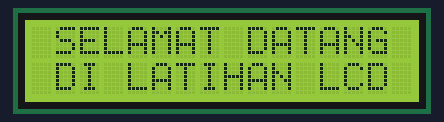
The sketch below on a simulated Arduino Uno, built with avr-gcc and run on an emulated ATmega328P. On the bench: 16×2 character LCD.

Above: at 0.1 s.
At 3.1 s:
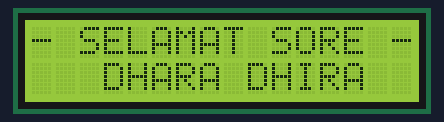

Measured:
- what the display in image 1 shows lasts 3.0 s, from 3.1 s to 6.1 s

The sketch:

LCD_LATIHAN_1.ino
```cpp
#include <LiquidCrystal.h> //mengincludekan library LCD

//untuk urutannya RS, E, 4, 5, 6, 7
LiquidCrystal lcd(12, 11, 5, 4, 3, 2); //pin yang disambungkan antara arduino dengan LCD

void setup()
{
//prosedur pemanggilan fungsi LCD
lcd.begin(16, 2);//16 = Baris, 2 = kolom
}

void loop() {
lcd.setCursor(00,00); //set pada baris 1 dan kolom 1
lcd.print(" SELAMAT DATANG "); //menuliskan "selamat datang"
lcd.setCursor(00,1);//set pada baris 2 dan kolom 1
lcd.print(" DI LATIHAN LCD ");
delay(3000); //waktu tunda 3 detik
lcd.clear();

//Tampilan kedua
lcd.setCursor(00,00); //set pada baris 1 dan kolom 1
lcd.print("- SELAMAT SORE -"); //menuliskan "Hallo Dunia"
lcd.setCursor(00,1); //set pada baris 2 dan kolom 1
lcd.print("   DHARA DHIRA  ");
delay(3000); //waktu tunda 3 detik
lcd.clear();
}
```
